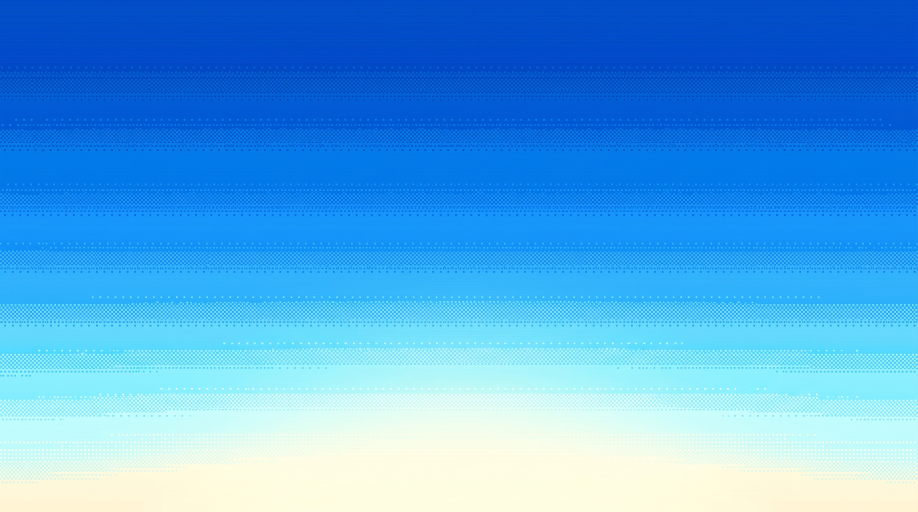
#> input picture tmp/special-fiesta/tmp/Kallang/src/images/backdrops/sky-afternoon.jpeg, 2752 x 1536 px, given in place of kallang-scene-dawn.jpeg, which was not available (shown at 1/3 size)
$ python prepare_backdrops.py
#> lines starting #> are read from the running program, lines starting #| are printed output that depends on the picture; pictures that were not available may be replaced by others from this repository, and a replacement may not be noted
#> in prepare_scene, rgb is the input picture: shape (1536, 2752, 3); mean R, G, B 81.6, 166.5, 231.7
### tmp/special-fiesta/tmp/Kallang/tools/sprite_pipeline.py
"""Pure magenta-keying and component-finding pipeline (CLAUDE §12.2).

Key idea: magentaness = min(R,B) - G. The sheet background sits at ~247,
legitimate purples at <= ~70, so alpha ramps between the two and legitimate
art is never keyed. JPEG fringe is removed by a 1px alpha erode plus a
despill applied only to pixels touching transparency.
"""
from __future__ import annotations

from dataclasses import dataclass

import cv2
import numpy as np

KEY_FULL = 150.0    # magentaness at/above which a pixel is background
KEY_NONE = 65.0     # magentaness at/below which a pixel is solid art


@dataclass(frozen=True)
class Component:
    x: int
    y: int
    w: int
    h: int
    area: int
    label: int = 0

    @property
    def cx(self) -> float:
        return self.x + self.w / 2

    @property
    def cy(self) -> float:
        return self.y + self.h / 2


def _magentaness(rgb: np.ndarray) -> np.ndarray:
    r = rgb[:, :, 0].astype(np.float32)
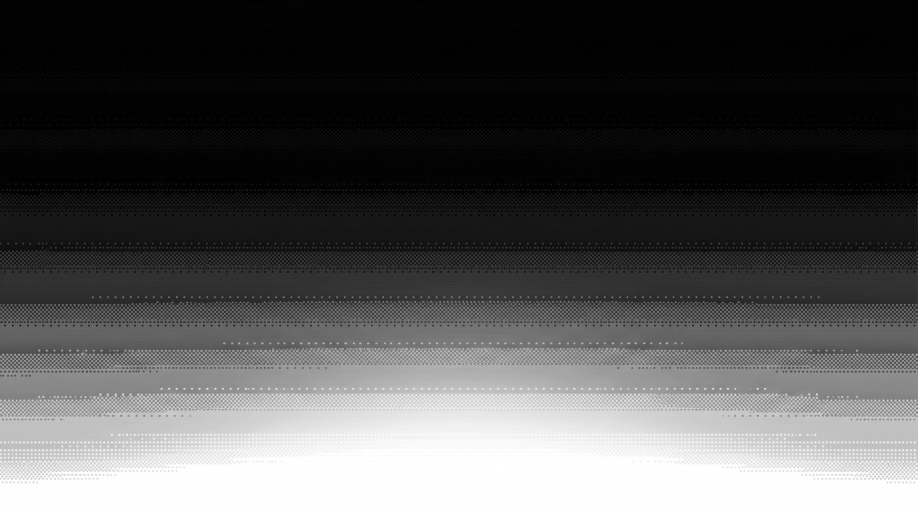
#> r: shape (1536, 2752) float32 (shown at 1/3 size); min 0, max 255, mean 81.6
    g = rgb[:, :, 1].astype(np.float32)
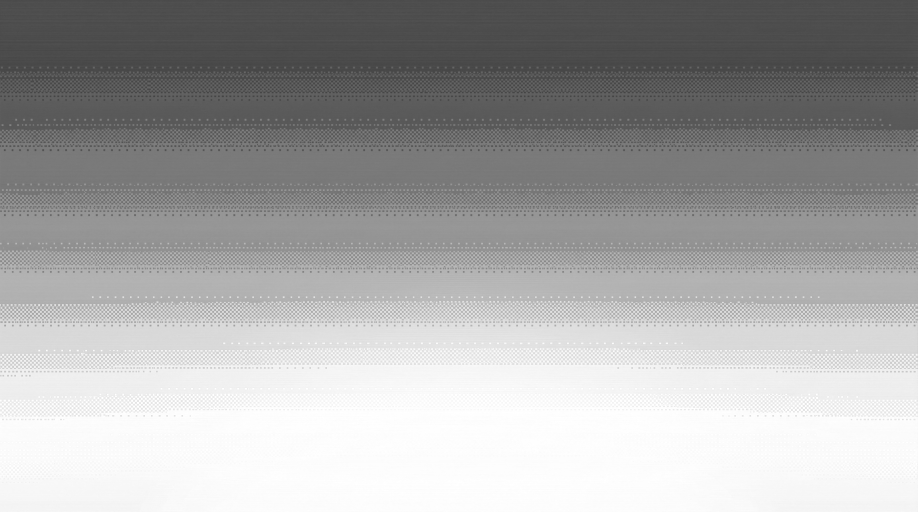
#> g: shape (1536, 2752) float32 (shown at 1/3 size); min 64, max 255, mean 166.5
    b = rgb[:, :, 2].astype(np.float32)
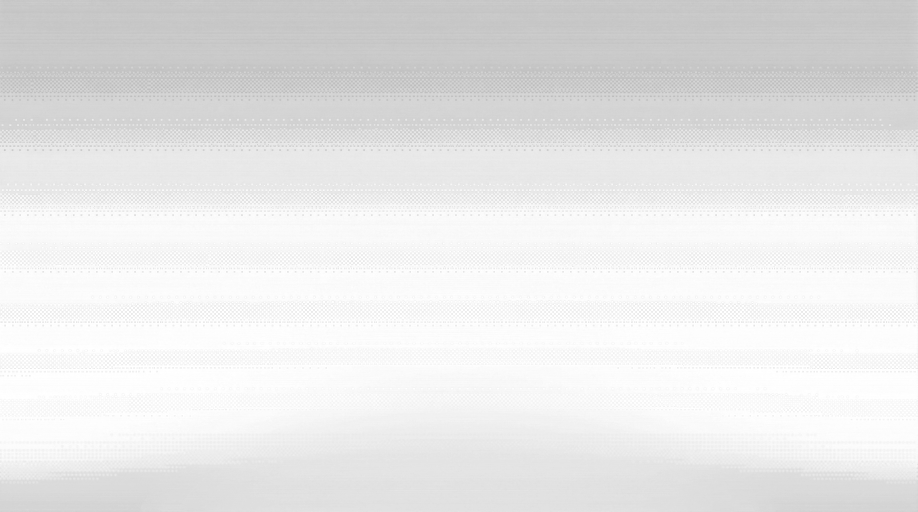
#> b: shape (1536, 2752) float32 (shown at 1/3 size); min 182, max 255, mean 231.7
    return np.minimum(r, b) - g
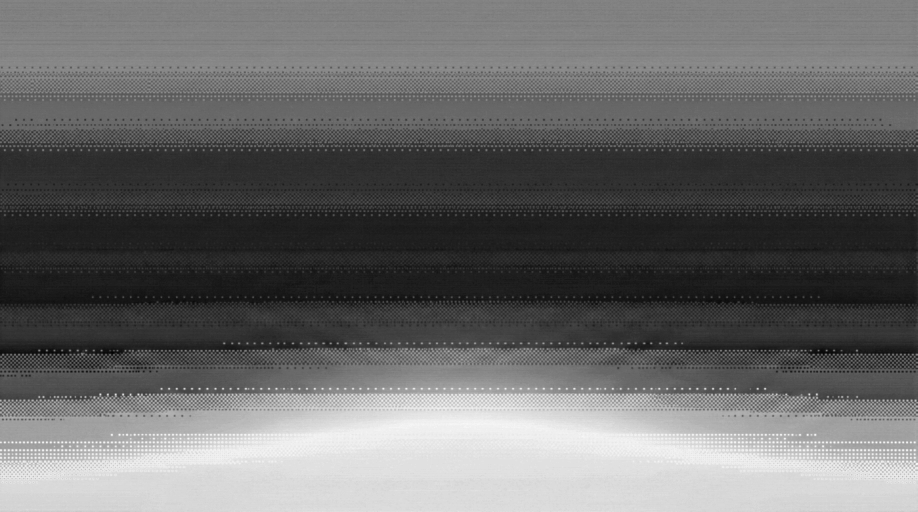
#> returned value: shape (1536, 2752) float32 (shown at 1/3 size); min -144, max -9, mean -88.24; drawn with min black and max white


def key_magenta(rgb: np.ndarray) -> tuple[np.ndarray, np.ndarray]:
    """Return (alpha uint8, despilled rgb uint8) for a magenta-backed image."""
    mag = _magentaness(rgb)
    alpha = np.clip((KEY_FULL - mag) / (KEY_FULL - KEY_NONE), 0.0, 1.0)
#> alpha: shape (1536, 2752) float32; every value is 1
    alpha_u8 = (alpha * 255).astype(np.uint8)
#> alpha_u8: shape (1536, 2752); every value is 255
    alpha_u8 = cv2.erode(alpha_u8, np.ones((3, 3), np.uint8))
    return alpha_u8, _despill_edges(rgb, alpha_u8, mag)


def _despill_edges(rgb: np.ndarray, alpha: np.ndarray, mag: np.ndarray) -> np.ndarray:
    solid = (alpha > 200).astype(np.uint8)
#> solid: shape (1536, 2752); every value is 1
    edge = solid - cv2.erode(solid, np.ones((3, 3), np.uint8))
#> edge: shape (1536, 2752); every value is 0
    spill = (edge > 0) & (mag > 25)
    if not spill.any():
        return rgb
    out = rgb.astype(np.float32)
    excess = np.where(spill, (mag - 25) * 0.8, 0.0)
    out[:, :, 0] = np.clip(out[:, :, 0] - excess, 0, 255)
    out[:, :, 2] = np.clip(out[:, :, 2] - excess, 0, 255)
    return out.astype(np.uint8)


# [18 lines left out: functions _group_stats, _tight_box, not called in this run]


def _is_ignored(box: Component, ignore: list[tuple[int, int, int, int]]) -> bool:
    return any(x0 <= box.cx < x1 and y0 <= box.cy < y1 for x0, y0, x1, y1 in ignore)


# [14 lines left out: function find_labelled, not called in this run]


def find_components(mask: np.ndarray, group_radius: int, min_area: int,
                    ignore: list[tuple[int, int, int, int]] | None = None) -> list[Component]:
    return find_labelled(mask, group_radius, min_area, ignore)[0]


# [8 lines left out: function sort_reading_order, not called in this run]

### tmp/special-fiesta/tmp/Kallang/tools/prepare_backdrops.py
#!/usr/bin/env python3
"""Prepare layered backdrops for the web (addendum 0009).

The static backdrop is a composition of two layers:

- **sky layer** — full-frame dithered gradient JPEGs
  (`src/images/backdrops/sky-*.jpeg`), published verbatim;
- **scene layer** — magenta-sky scene plates per lighting theme
  (`kallang-scene-{dawn,day,dusk}.jpeg`), published as transparent PNGs
  with the magenta keyed out, so the renderer draws sky, then scene.

Sky-corruption cleanup: the dawn plate (and, found on induction, the
dusk plate) carries a duplicated/mirrored skyline strip inside the
magenta sky (dawn rows 3-355, dusk rows 29-354), separated from the real
scene by a pure-magenta band. Measured with the same connected-component
machinery as sprite extraction: the real scene is exactly one component
touching the bottom edge (bbox (0,385,2752,1151) on all three plates —
identical geometry), while the ghost strip is disconnected from it.
Cleanup therefore keeps only the bottom-touching component and resets
everything else to pure magenta *before* keying.

Run standalone (`python3 tools/prepare_backdrops.py`) or via
tools/extract_sprites.py (publish_backdrops hook).
"""
from __future__ import annotations

import shutil
import sys
from pathlib import Path

import cv2
import numpy as np
from PIL import Image

sys.path.insert(0, str(Path(__file__).resolve().parent))
from sprite_pipeline import key_magenta  # noqa: E402

ROOT = Path(__file__).resolve().parent.parent
SRC_BACKDROPS = ROOT / "src" / "images" / "backdrops"
PUBLIC_BACKDROPS = ROOT / "public" / "backdrops"

SCENE_THEMES = ("dawn", "day", "dusk")
SKIES = ("sky-early-morning.jpeg", "sky-late-morning.jpeg", "sky-afternoon.jpeg",
         "sky-late-afternoon.jpeg", "sky-dusk.jpeg")
PURE_MAGENTA = (255, 0, 255)
GROUP_KERNEL = np.ones((9, 9), np.uint8)  # bridges JPEG gaps, < the 38px separator band


def remove_sky_corruption(rgb: np.ndarray) -> tuple[np.ndarray, dict]:
    """Reset foreground components that do not touch the bottom edge
    (ghost/mirrored skyline strips in the magenta sky) to pure magenta."""
    alpha, _ = key_magenta(rgb)
    mask = (alpha > 128).astype(np.uint8)
    grouped = cv2.dilate(mask, GROUP_KERNEL)
    _, labels, _, _ = cv2.connectedComponentsWithStats(grouped, connectivity=8)
#> labels: shape (1536, 2752) int32; every value is 1
    owner = np.where(mask > 0, labels, 0)
    bottom_labels = {int(v) for v in np.unique(owner[-4:, :]) if v != 0}
#> bottom_labels = 1 item
    if not bottom_labels:
        raise ValueError("no scene component touches the bottom edge")
    kept = np.isin(owner, list(bottom_labels))
    ghost = (owner != 0) & ~kept
    cleaned = rgb.copy()
    cleaned[ghost] = PURE_MAGENTA
    # The dawn ghost is translucent: its faintest pixels key to partial
    # alpha and escape the component mask. Anything above the kept
    # scene's per-column skyline is sky by definition — force it magenta.
    # Skyline from the *grouped* (dilated) kept labels, so the cleanup
    # stops a few px above the true edge and never shaves scene pixels.
    kept_grouped = np.isin(labels, list(bottom_labels))
    has_scene = kept_grouped.any(axis=0)
    skyline = np.where(has_scene, np.argmax(kept_grouped, axis=0), cleaned.shape[0])
#> skyline = 2752 values from 0 to 0
    above_skyline = np.arange(cleaned.shape[0])[:, None] < skyline[None, :]
    residue = above_skyline & (alpha > 0) & (alpha < 255) & ~ghost
    cleaned[above_skyline] = PURE_MAGENTA
    report = {"ghostPx": int(ghost.sum()), "residuePx": int(residue.sum())}
#> report = {'ghostPx': 0, 'residuePx': 0}
    changed = ghost | residue
    if changed.any():
        ys, xs = np.where(changed)
        report["cleanedBbox"] = [int(xs.min()), int(ys.min()), int(xs.max()), int(ys.max())]
    return cleaned, report


def prepare_scene(source: Path, destination: Path) -> dict:
    rgb = np.asarray(Image.open(source).convert("RGB"))
    cleaned, report = remove_sky_corruption(rgb)
#> report = {'ghostPx': 0, 'residuePx': 0}
    alpha, despilled = key_magenta(cleaned)
    rgba = np.dstack([despilled, alpha])
    if int(alpha[0, 0]) != 0 or int(alpha[-1, -1]) != 255:
#> (the run stopped early here; a loop or call above may not have finished)
